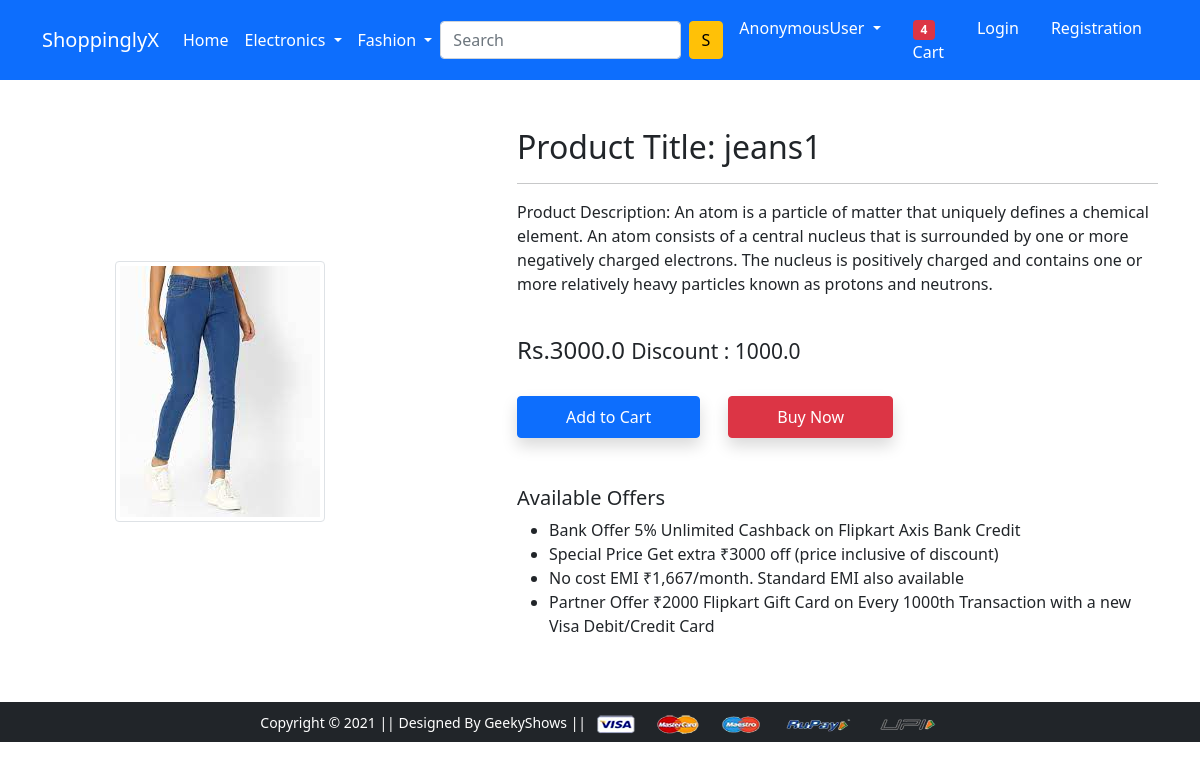
Screenshot of /product-detail/1 with the database file from the repository.
### app/models.py (models this page shows, shortened)
class Product(models.Model):
    title = models.CharField(max_length=100)
    selling_price = models.FloatField()
    discounted_price = models.FloatField()
    description = models.TextField()
    brand = models.CharField(max_length=100)
    category = models.CharField(max_length=2, choices=CATEGORY_CHOICES)
    product_image = models.ImageField(upload_to='productimg')

### app/views.py (the view)
# urls.py: path('product-detail/<int:pk>', views.ProductDetailView.as_view(), name='product-detail'),
class ProductDetailView(View):
    def get(self, request, pk):
        product = Product.objects.get(pk=pk)
        return render(request, 'app/productdetail.html', {'product':product})

### app/templates/app/productdetail.html (shortened to what this page needs)
{% extends 'app/base.html' %}
{% load static %}
{% block main-content %}
<div class="container my-5">
 <div class="row">
  <div class="col-sm-4 text-center align-self-center">
   <img src="{{ product.product_image.url}}" alt="" class="img-fluid img-thumbnail">
  </div>
  <div class="col-sm-7 offset-sm-1">
   <h2>Product Title: {{product.title}}</h2>
   <hr>
   <p>Product Description: {{product.description}}</p> <br>
   <h4>Rs.{{product.selling_price}} <small class="fw-light text-decoration"> Discount : {{product.discounted_price}}</small></h4> <br>
   <form action="/add-to-cart" class="d-inline">
    <button type="submit" class="btn btn-primary shadow px-5 py-2">Add to Cart</button>
   </form>
   <a href="{% url 'buy-now' %}" class="btn btn-danger shadow px-5 py-2 ms-4">Buy Now</a>
   <h5 class="mt-5">Available Offers</h5>
   <ul>
    <li>Bank Offer 5% Unlimited Cashback on Flipkart Axis Bank Credit</li>
    <li>Special Price Get extra ₹3000 off (price inclusive of discount)</li>
    <li>No cost EMI ₹1,667/month. Standard EMI also available</li>
    <li>Partner Offer ₹2000 Flipkart Gift Card on Every 1000th Transaction with a new Visa Debit/Credit Card</li>
   </ul>
  </div>
 </div>
</div>
{% endblock main-content %}

### rows the page displays
Product: product_image (picture), title "jeans1", description "An atom is a particle of matter that uniquely defines a chemical element. An atom consists of a central nucleus that is surrounded by one or more negatively charged electrons. The nucleus is positively charged and contains one or more relatively heavy particles known as protons and neutrons.", selling_price "3000.0", discounted_price "1000.0"

### other values shown
{{ request.user }} "AnonymousUser"
